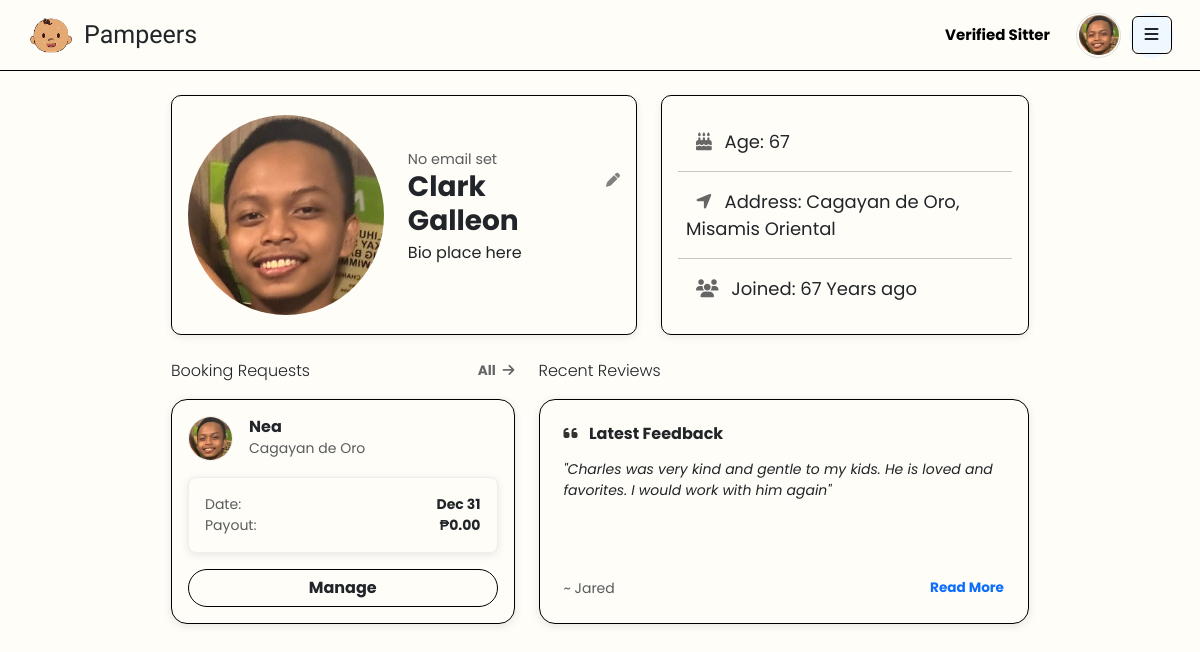
The page /public/profile.php (signed in) on the database its author committed.
### tables this page shows
CREATE TABLE `users` (
  `id` int(11) NOT NULL,
  `uuid` char(36) NOT NULL,
  `firstName` varchar(100) NOT NULL,
  `middleName` varchar(100) DEFAULT NULL,
  `lastName` varchar(100) NOT NULL,
  `bio` text DEFAULT NULL,
  `suffix` varchar(10) DEFAULT NULL,
  `birthDate` date NOT NULL,
  `sex` enum('male','female','other') NOT NULL,
  `role` enum('guardian','sitter','admin') NOT NULL DEFAULT 'guardian',
  `contactNumber` varchar(20) NOT NULL,
  `emailAddress` varchar(150) NOT NULL,
  `username` varchar(100) NOT NULL,
  `password` varchar(255) NOT NULL,
  `streetAddress` varchar(255) NOT NULL,
  `barangay` varchar(255) NOT NULL,
  `cityMunicipality` varchar(255) NOT NULL,
  `province` varchar(255) NOT NULL,
  `country` varchar(255) NOT NULL,
  `zipCode` char(10) NOT NULL,
  `dateCreated` timestamp NOT NULL DEFAULT current_timestamp(),
  `profilePic` varchar(255) NOT NULL DEFAULT 'default.jpg',
  `isActive` tinyint(1) NOT NULL DEFAULT 1,
  `deactivatedAt` datetime DEFAULT NULL,
  `deletedAt` datetime DEFAULT NULL,
  `createdAt` datetime DEFAULT current_timestamp()
);

CREATE TABLE `bookings` (
  `bookingID` int(11) NOT NULL,
  `uuid` char(36) NOT NULL,
  `userID` int(11) NOT NULL,
  `sitterID` int(11) NOT NULL,
  `bookingDate` date NOT NULL,
  `endDate` date NOT NULL,
  `startTime` time NOT NULL,
  `endTime` time NOT NULL,
  `hoursRequested` decimal(5,2) DEFAULT NULL,
  `totalAmount` decimal(10,2) DEFAULT NULL,
  `status` enum('pending','accepted','declined','completed','cancelled') NOT NULL DEFAULT 'pending',
  `notes` text DEFAULT NULL,
  `createdAt` timestamp NOT NULL DEFAULT current_timestamp()
);

### app/helpers/sitter.php (called while the page is built, shortened)
<?php
function getSitter(mysqli $conn, int $userId) {
    $stmt = $conn->prepare("
        SELECT s.*, u.*
        FROM sitters s
        JOIN users u ON s.userID = u.id
        WHERE u.id = ?
        LIMIT 1
    ");
    $stmt->bind_param("i", $userId);
    $stmt->execute();
    return $stmt->get_result()->fetch_assoc();
}

### public/profile.php (the view, shortened to what this page needs)
<?php
require_once __DIR__ . '/../app/config/config.php';
require_once __DIR__ . '/../app/helpers/sitter.php';
$userId = $_SESSION['user_id'] ?? null;
$stmt = $conn->prepare("SELECT * FROM users WHERE id = ? LIMIT 1");
$stmt->bind_param("i", $userId);
$stmt->execute();
$user = $stmt->get_result()->fetch_assoc() ?? [];
$profilePic = $user['profilePic'] ?? 'default.jpg';
$email      = $user['email'] ?? 'No email set';
$fullName   = trim(($user['firstName'] ?? '') . ' ' . ($user['lastName'] ?? ''));
$bio        = $user['bio'] ?? '';
$location   = trim(($user['cityMunicipality'] ?? '') . ', ' . ($user['province'] ?? ''));
$sitterData = getSitter($conn, $userId);
$isSitter = !empty($sitterData);
$verificationStatus = $sitterData['verificationStatus'] ?? null;
$bookings = [];
if ($isSitter && $verificationStatus === 'verified') {
    $sitterId = $sitterData['sitterID'] ?? 0;
    if ($sitterId > 0) {
        $bStmt = $conn->prepare("
            SELECT b.*, u.firstName, u.lastName, u.profilePic, u.cityMunicipality
            FROM bookings b
            JOIN users u ON b.userID = u.id
            WHERE b.sitterID = ?
            ORDER BY
                CASE WHEN b.status = 'pending' THEN 1 ELSE 2 END,
                b.bookingDate ASC
        ");
        $bStmt->bind_param("i", $sitterId);
        $bStmt->execute();
        $result = $bStmt->get_result();
        while ($row = $result->fetch_assoc()) {
            $bookings[] = $row;
        }
    }
}
?>
<!DOCTYPE html>
<html lang="en">
<head>
    <link href="https://cdnjs.cloudflare.com/ajax/libs/font-awesome/6.5.1/css/all.min.css" rel="stylesheet">
    <link href="https://cdn.jsdelivr.net/npm/bootstrap@5.3.3/dist/css/bootstrap.min.css" rel="stylesheet">
    <link rel="stylesheet" href="/Pampeers/public/css/guardianProfile.css">
</head>
<body>
<header class="sticky-top custom-header">
    <div class="nav-container d-flex align-items-center justify-content-between px-3">
        <div class="d-flex d-none d-md-flex align-items-center gap-2">
            <a href="/Pampeers/public/guardian/guardianDashboard.php">
                <img src="/Pampeers/app/uploads/pampeerlogo.png" class="logo-img" alt="Pampeers Logo">
            </a>
            <p class="brand m-0">Pampeers</p>
        </div>
        <div class="right-side-p d-flex align-items-center justify-content-end gap-3">
            <?php if ($isSitter): ?>
                <?php if ($verificationStatus === 'verified'): ?>
                    <a href="/Pampeers/public/sitter/sitterDashboard.php" class="signup-btn">
                        Verified Sitter
                    </a>
                <?php elseif ($verificationStatus === 'pending'): ?>
                    <span class="btn btn-secondary btn-sm disabled">
                        Sitter Pending
                    </span>
                <?php else: ?>
                    <span class="btn btn-danger btn-sm disabled">
                        Not Verified
                    </span>
                <?php endif; ?>
            <?php endif; ?>
            <div class="nav-btn d-flex gap-2">
                <a href="profile.php" class="text-decoration-none">
                    <div class="profile-wrapper">
                        <img src="/Pampeers/app/uploads/profiles/<?= htmlspecialchars($profilePic); ?>" class="profile-img" alt="Profile" style="width:40px; height:40px; border-radius:50%; object-fit:cover;">
                    </div>
                </a>
                <div class="dropdown">
                    <button class="btn" type="button" data-bs-toggle="dropdown" data-bs-offset="0,15" =aria-expanded="false">
                        <i class="fa-solid fa-bars"></i>
                    </button>
                </div>
            </div>
        </div>
    </div>
</header>
<main class="container-fluid-lg mt-4 px-4 pb-5">
    <div class="row justify-content-center gx-4 mb-4">
        <div class="col-lg-5 col-md-6 col-sm-12 mb-3 mb-lg-0">
            <div class="profile-card d-flex flex-column flex-md-row gap-4 p-3 h-100">
                <img src="/Pampeers/app/uploads/profiles/<?= htmlspecialchars($profilePic) ?>"
                     alt="Profile Picture" class="profile-img">
                <div class="d-flex flex-column justify-content-center">
                    <div>
                        <p class="text-muted m-0" style="font-size: 0.9rem;"><?= htmlspecialchars($email) ?></p>
                        <div class="d-flex align-items-center gap-2">
                            <h4 class="mb-1"><?= htmlspecialchars($fullName) ?></h4>
                            <a href="/Pampeers/public/editProfile.php" class="edit-icon">
                                <i class="fa-solid fa-pen"></i>
                            </a>
                        </div>
                        <p class="mb-3"><?= !empty($bio) ? htmlspecialchars($bio) : 'Bio place here' ?></p>
                    </div>
                </div>
            </div>
        </div>
        <div class="col-lg-4 col-md-6 col-sm-12">
            <div class="details-card d-flex p-3 h-100">
                <div class="d-flex flex-column justify-content-center w-100">
                    <p class="m-2 py-2"><i class="fa-solid fa-cake-candles me-2"></i> Age: 67</p>
                    <hr class="m-0">
                    <p class="m-2 py-2"><i class="fa-solid fa-location-arrow me-2"></i> Address: <?= htmlspecialchars($location) ?></p>
                    <hr class="m-0">
                    <p class="m-2 py-2"><i class="fa-solid fa-users me-2"></i> Joined: 67 Years ago</p>
                </div>
            </div>
        </div>
    </div>
    <div class="row justify-content-center profile-content-row mb-5">
        <div class="col-lg-9">
            <div class="row gx-4">
                <div class="col-lg-5 col-md-6 mb-4 d-flex flex-column">
                    <div class="d-flex justify-content-between align-items-center mb-3 booking-header">
                        <p class="m-0 fw-light">Booking Requests</p>
                        <?php if ($isSitter && $verificationStatus === 'verified' && !empty($bookings)): ?>
                            <a href="/Pampeers/public/sitter/sitterDashboard.php" class="see-all-text fw-bold">
                                All <i class="fa-solid fa-arrow-right ms-1"></i>
                            </a>
                        <?php endif; ?>
                    </div>
                    <div class="flex-grow-1">
                        <?php if ($isSitter && $verificationStatus === 'verified'): ?>
                            <?php if (empty($bookings)): ?>
                                <div class="card p-4 text-center rounded-4 h-100 d-flex align-items-center justify-content-center">
                                    <small class="text-muted">No active requests</small>
                                </div>
                            <?php else: ?>
                                <?php $latest = $bookings[0]; ?>
                                <div class="card rounded-4 p-3 h-100">
                                    <div class="d-flex align-items-center mb-3">
                                        <img src="/Pampeers/app/uploads/profiles/<?= !empty($latest['profilePic']) ? htmlspecialchars($latest['profilePic']) : 'default.jpg' ?>"
                                             class="booking-avatar-preview me-3" style="width: 45px; height: 45px; border-radius: 50%; object-fit: cover;">
                                        <div>
                                            <h6 class="m-0 fw-bold"><?= htmlspecialchars($latest['firstName']) ?></h6>
                                            <small class="text-muted"><?= htmlspecialchars($latest['cityMunicipality']) ?></small>
                                        </div>
                                    </div>
                                    <div class="booking-sub-box p-3 rounded-3 mb-3 small">
                                        <div class="d-flex justify-content-between">
                                            <span class="text-muted">Date:</span>
                                            <strong><?= date('M d', strtotime($latest['bookingDate'])) ?></strong>
                                        </div>
                                        <div class="d-flex justify-content-between">
                                            <span class="text-muted">Payout:</span>
                                            <strong class="">₱<?= number_format($latest['totalAmount'], 2) ?></strong>
                                        </div>
                                    </div>
                                    <div class="mt-auto">
                                        <a href="/Pampeers/public/sitter/sitterDashboard.php" class="btn w-100 rounded-pill fw-bold">
                                            Manage
                                        </a>
                                    </div>
                                </div>
                            <?php endif; ?>
                        <?php else: ?>
                            <div class="p-4 text-center border rounded-4 bg-light h-100 d-flex align-items-center justify-content-center">
                                <i class="fa-solid fa-shield-cat text-muted opacity-25 fa-3x"></i>
                            </div>
                        <?php endif; ?>
                    </div>
                </div>
                <div class="col-lg-7 col-md-6 mb-4 d-flex flex-column">
                    <div class="d-flex justify-content-between align-items-center mb-3">
                        <p class="m-0 fw-light">Recent Reviews</p>
                    </div>
                    <div class="card p-4 rounded-4 flex-grow-1">
                        <div class="d-flex flex-column h-100">
                            <h6 class="fw-bold mb-3">
                                <i class="fa-solid fa-quote-left review-quote-icon me-2"></i>
                                Latest Feedback
                            </h6>
                            <p class="mb-3 fst-italic small">
                                "Charles was very kind and gentle to my kids. He is loved and favorites. I would work with him again"
                            </p>
                            <div class="mt-auto d-flex justify-content-between align-items-center">
                                <span class="text-muted small">~ Jared</span>
                                <a href="#" class="see-all-text text-decoration-none fw-bold">Read More</a>
                            </div>
                        </div>
                    </div>
                </div>
            </div>
        </div>
    </div>
</main>
</body>
</html>

### public/css/guardianProfile.css (style rules this page uses)
body { background: #FFFDF7; font-family: 'Poppins', sans-serif; margin: 0; }
.custom-header { background: #FFFDF7; border-bottom: 1px solid #000; padding: 10px; }
.logo-img { width: 50px; height: 50px; }
.brand { font-size: 25px; font-family: 'Ribeye', cursive; margin: 0; }
.profile-wrapper { width: 45px; height: 45px; border-radius: 50%; overflow: hidden; display: flex; align-items: center; justify-content: center; border: 1px solid #ddd; }
.profile-img { width: 100%; height: 100%; object-fit: cover; }
.dropdown { width: 45px; height: 45px; border-radius: 50%; background-color: #F0F8FF; display: flex; justify-content: center; align-items: center; }
.signup-btn { font-size: 15px; font-weight: bold; color: black; background-color: transparent; text-decoration: none; padding: 6px 10px; border: 0px; border-radius: 20px; transition: 0.2s ease; }
.profile-card { display: flex; align-items: center; background: #FFFDF7; box-shadow: 0 2px 8px rgba(0,0,0,0.08); border: 1px solid black; border-radius: 10px; padding: 20px; transition: box-shadow 0.2s ease; }
.profile-card img { width:200px; height:200px; border-radius:50%; object-fit:cover; }
.edit-icon { align-self: flex-start; color: grey; font-size: 14px; cursor: pointer; transition: transform 0.2s; }
.details-card { display: flex; align-items: center; border: 1px solid black; box-shadow: 0 2px 8px rgba(0,0,0,0.08); border-radius: 10px; padding: 20px; transition: box-shadow 0.2s ease; }
.profile-card h4 { font-size: 28px; font-weight: bold; margin-bottom: 5px; }
.details-card p { font-size: 18px; margin-bottom: 20px ; justify-content: flex-start; }
.details-card i { margin-left: 10px; color: #666; }
.booking-header a { text-decoration: none; color: #666; }
.card { border: #000 solid 1px; box-shadow: 0 2px 8px rgba(0,0,0,0.1); background-color: #FFFDF7; }
.booking-avatar-preview { width: 50px; height: 50px; object-fit: cover; border-radius: 50%; border: 1px solid #eee; }
.booking-sub-box { border: 1px solid #eee; background-color: #FFFDF7; box-shadow: 0 2px 8px rgba(0,0,0,0.09); }
.btn { border: #000 solid 1px; }
.review-quote-icon { color: black; opacity: 0.8; }
.see-all-text { text-decoration: none; font-size: 0.85rem; }

### rows shown on the page
users: profilePic (placeholder picture), fullName "Clark Galleon", location "Cagayan de Oro, Misamis Oriental"
bookings: userID.profilePic (placeholder picture), userID.firstName "Nea", userID.cityMunicipality "Cagayan de Oro", bookingDate "Dec 31", totalAmount "0.00"

### other values the page prints
$email "No email set"
